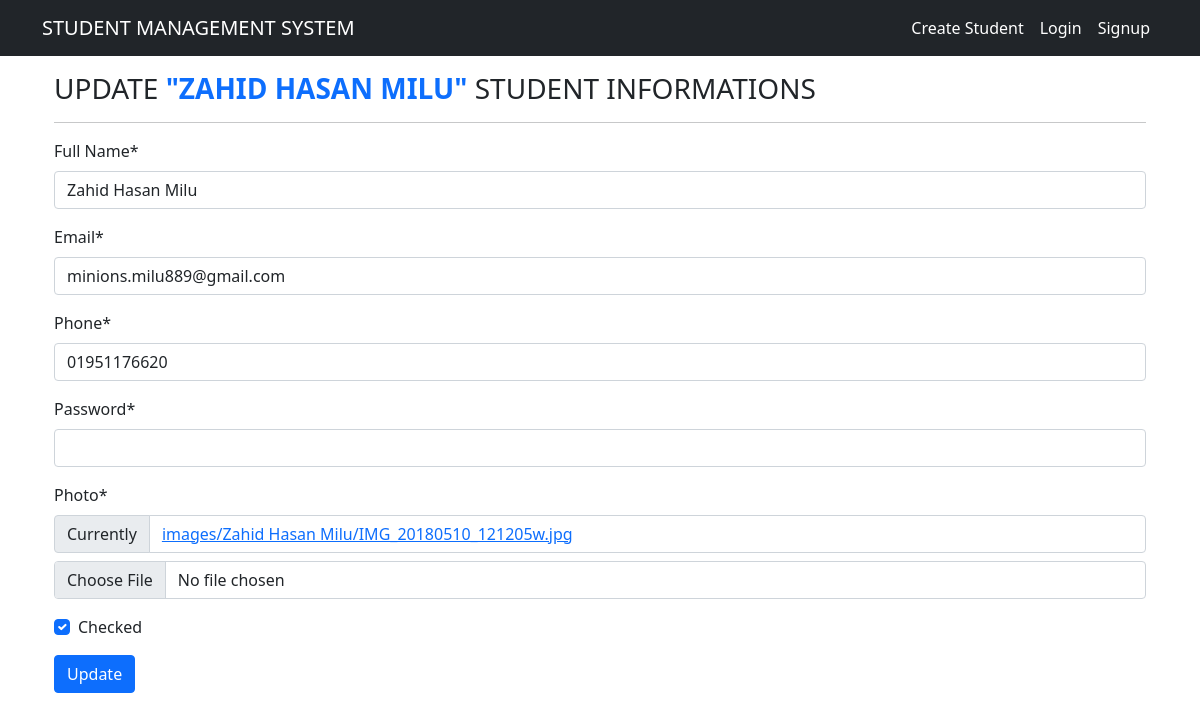
/student/update/4/, run on the app's committed database.
### Student/models.py (models this page shows, shortened)
class Students(models.Model):
    name = models.CharField(max_length=50)
    email = models.EmailField(max_length=50)
    phone = models.CharField(max_length=15)
    password = models.CharField(max_length=50)
    photo = models.ImageField(upload_to=student_directory_path)
    checked = models.BooleanField(default=False)
    user = models.ForeignKey(User, on_delete=models.CASCADE)

### Student/views.py (the view, shortened to what this page needs)
class UpdateStudent(UpdateView):
    model = Students
    template_name = 'create_student.html'
    form_class = StudentForm
    success_url = reverse_lazy('home')
    pk_url_kwarg = 'student_id'
    context_object_name = 'student'
    def get_context_data(self, **kwargs):
        context = super().get_context_data(**kwargs)
        context["update"] = True
        return context

### Student/forms.py
class StudentForm(forms.ModelForm):
    password = forms.CharField(
        widget=forms.PasswordInput,
        label='Password',
    )
    class Meta:
        model = Students
        exclude = ['user']
        labels = {
            'name': 'Full Name',
            'email': 'Email',
            'phone': 'Phone',
            'password': 'Password',
            'photo': 'Photo',
            'checked': 'Checked'
        }
        widgets = {
            'name': forms.TextInput(attrs={'placeholder': 'Enter your full name'}),
            'email': forms.EmailInput(attrs={'placeholder': 'Enter your email address'}),
            'phone': forms.TextInput(attrs={'placeholder': 'Enter your phone number'}),
            'photo': forms.ClearableFileInput(attrs={'placeholder': 'Upload your photo'}),
            'checked': forms.CheckboxInput(),
        }

### templates/create_student.html (shortened to what this page needs)
{% extends 'layout.html' %}
{% load crispy_forms_tags %}
{% block content %}
<div class="container mt-3">
    {% if update %}
    <h3>UPDATE <strong class="text-primary">"{{ student.name|upper}}"</strong> STUDENT INFORMATIONS</h3>
    {% else %}
    <h3>CREATE STUDENT INFORMATIONS</h3>
    {% endif %}
    <hr>
    <form method="POST" enctype="multipart/form-data">
        {{ form|crispy}}
        <button type="submit" class="btn btn-primary">
            {% if update %}
            Update
            {% else %}
            Create
            {% endif %}
        </button>
    </form>
</div>
{% endblock content %}

### data on the page
Students: name "ZAHID HASAN MILU", name "Zahid Hasan Milu", email "minions.milu889@gmail.com", phone "01951176620", checked "☑"
